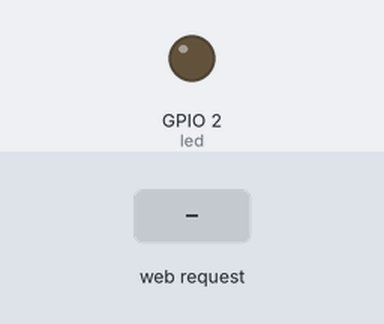
The sketch below on a simulated ESP8266 (NodeMCU). Parts: output pins drawn as LEDs (lit = HIGH). The test bench sets the inputs (shaded band). WiFi joins after 1.5 s; servers stay silent unless stated; what the sketch prints to the serial monitor is not drawn.

Above: at 2.7 s.
2.8 s: HTTP request GET /led?state=1 received
At 3.6 s:
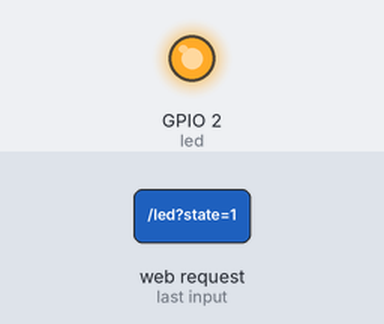
4.3 s: HTTP request GET /led received
At 4.7 s:
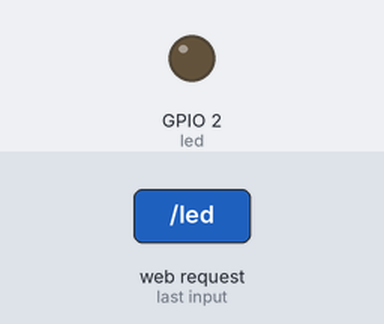
5.8 s: HTTP request GET /led?state=120 received
At 7.1 s:
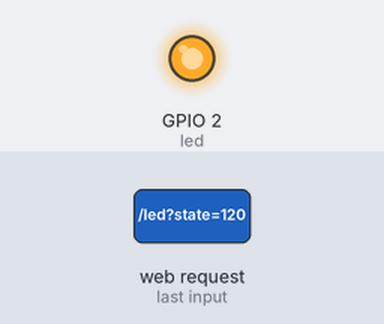
Timing chart, 0 to 8.8 s (numbered marks = the images above; inputs shaded):
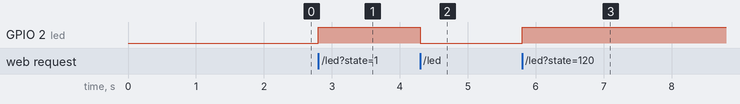

The sketch:

ESP8266-_Wifi_LED.ino
```cpp
#include <ESP8266WiFi.h>
#include <ESP8266WebServer.h>
#include <WiFiClient.h>
#include <ESP8266mDNS.h>

MDNSResponder mdns;

const char* ssid = "<SSID>";
const char* password = "<PASSWORD>";

String form = "<!DOCTYPE html><html><head><title>ESP</title><link rel='stylesheet' type='text/css' href='https://maxcdn.bootstrapcdn.com/bootstrap/3.3.7/css/bootstrap.min.css'><script src='http://code.jquery.com/jquery-3.2.1.min.js' integrity='sha256-hwg4gsxgFZhOsEEamdOYGBf13FyQuiTwlAQgxVSNgt4=' crossorigin='anonymous'></script><link href='https://gitcdn.github.io/bootstrap-toggle/2.2.2/css/bootstrap-toggle.min.css' rel='stylesheet'><script src='https://gitcdn.github.io/bootstrap-toggle/2.2.2/js/bootstrap-toggle.min.js'></script></head><body><div class='container'><div class='jumbotron'><h1 class='display-3'>Welcome to ESP!</h1><p class='lead'>Turn off, or turn on the led.</p><hr class='my-4'></div><div style='text-align: center;' class='container'><form id='form' action='led'><div class='form-check form-check-inline'><input id='toggle-one' name='state' checked type='checkbox' value=1><script> $(function() { $('#toggle-one').bootstrapToggle({ on: 'Turn On', off: 'Turn Off' }); }); $(function() { $('#toggle-one').on('change',function(){ $('#form').submit(); }); });</script></div></form></div></div></body></html>";
ESP8266WebServer server(80);

const int led = 2;

void handle_led() {
  // get the value of request argument "state" and convert it to an int
  int state = server.arg("state").toInt();

  digitalWrite(led, state);
  String message = String("LED is now le ") + ((state)?"on":"off");
  server.send(200, "text/html", "<!DOCTYPE html><html><head><title>ESP</title></head><body><div style='width=50%;'><p>" + message + "</p><br><a href='/'>Home Page</a></div></body></html>");
}

void setup(void) {
  Serial.begin(115200);
  pinMode(led, OUTPUT);
  WiFi.begin(ssid, password);
  Serial.println("");

  while (WiFi.status() != WL_CONNECTED) {
    delay(250);
    Serial.print(".");
  }

  Serial.println("");
  Serial.print("Connected to ");
  Serial.println(ssid);
  Serial.print("IP address: ");
  Serial.println(WiFi.localIP());

  if (mdns.begin("esp8266", WiFi.localIP())) {
    Serial.println("MDNS responder started");
  }
  server.on("/", [](){
   server.send(200, "text/html", form);
  });

   server.on("/led", handle_led);

  // Start the server
  server.begin();
  Serial.println("HTTP server started!!");
}

void loop(void) {
  // check for incoming client connections frequently in the main loop:
  server.handleClient();
}
```

Measured:
- after the input at 2.8 s, GPIO 2 (led): LOW → HIGH at once
- after the input at 4.3 s, GPIO 2 (led): HIGH → LOW at once
- after the input at 5.8 s, GPIO 2 (led): LOW → HIGH at once
